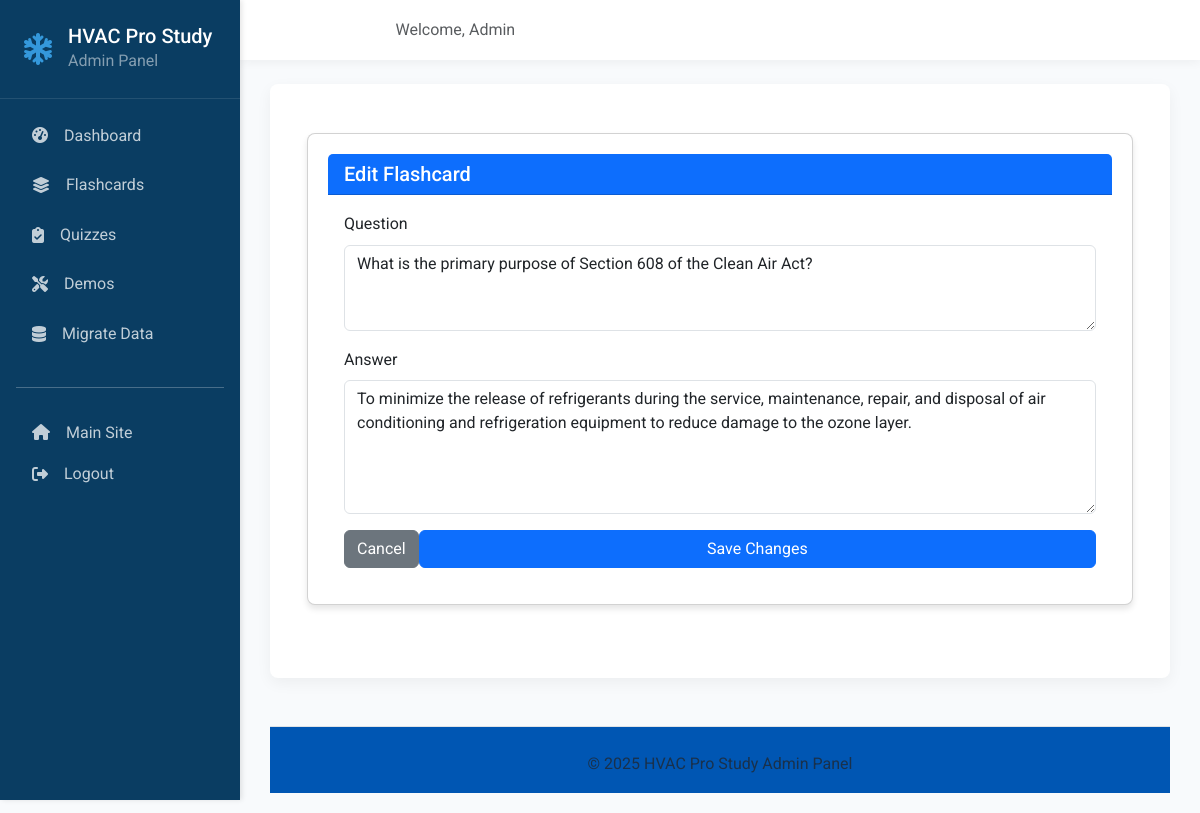
Screenshot of /admin/flashcards/edit/epa608_core_card1 (signed in) with the database file from the repository.
### app/models/database.py (models this page shows, shortened)
class Flashcard(db.Model):
    __tablename__ = 'flashcards'
    id = db.Column(db.String(50), primary_key=True, default=generate_uuid)
    question = db.Column(db.Text, nullable=False)
    answer = db.Column(db.Text, nullable=False)
    deck_id = db.Column(db.String(50), db.ForeignKey('decks.id'), nullable=False)
    created_at = db.Column(db.DateTime, default=datetime.utcnow)

### app/admin/routes.py (the view)
@admin.route('/flashcards/edit/<card_id>', methods=['GET', 'POST'])
@admin_required
def edit_flashcard(card_id):
    card = Flashcard.query.get_or_404(card_id)
    if request.method == 'POST':
        card.question = request.form['question']
        card.answer = request.form['answer']
        db.session.commit()
        flash('Flashcard updated successfully', 'success')
        return redirect(url_for('admin.flashcards'))
    return render_template('admin/edit_flashcard.html', card=card)

### app/admin/routes.py (called while the page is built)
def admin_required(f):
    @wraps(f)
    def decorated_function(*args, **kwargs):
        if not session.get('admin_logged_in'):
            print("Not logged in, redirecting to login page")
            return redirect(url_for('admin.login'))
        print("User is logged in as admin")
        return f(*args, **kwargs)
    return decorated_function

### app/templates/admin/edit_flashcard.html (shortened to what this page needs)
{% extends "admin/base.html" %}
{% block content %}
<div class="container-fluid py-4">
    <div class="row mb-4">
        <div class="col-12">
            <div class="card">
                <div class="card-header bg-primary text-white">
                    <h5 class="mb-0">Edit Flashcard</h5>
                </div>
                <div class="card-body">
                    <form method="POST">
                        <div class="mb-3">
                            <label for="question" class="form-label">Question</label>
                            <textarea class="form-control" id="question" name="question" rows="3" required>{{ card.question }}</textarea>
                        </div>
                        <div class="mb-3">
                            <label for="answer" class="form-label">Answer</label>
                            <textarea class="form-control" id="answer" name="answer" rows="5" required>{{ card.answer }}</textarea>
                        </div>
                        <div class="d-flex justify-content-between">
                            <a href="{{ url_for('admin.flashcards') }}" class="btn btn-secondary">Cancel</a>
                            <button type="submit" class="btn btn-primary">Save Changes</button>
                        </div>
                    </form>
                </div>
            </div>
        </div>
    </div>
</div>
{% endblock %}

### app/static/css/admin.css (style rules this page uses)
:root { --primary-color: #0056b3; --secondary-color: #3498db; --accent-color: #e74c3c; --success-color: #2ecc71; --warning-color: #f39c12; --background-color: #f8fafc; --text-color: #333; --card-bg-color: #fff; --sidebar-color: #0a3d62; --sidebar-width: 240px; --header-height: 60px; --border-radius: 8px; --box-shadow: 0 5px 15px rgba(0,0,0,0.05); --transition-speed: 0.3s; }
* { box-sizing: border-box; margin: 0; padding: 0; }
body { font-family: 'Roboto', 'Segoe UI', Tahoma, Geneva, Verdana, sans-serif; line-height: 1.6; color: var(--text-color); background-color: var(--background-color); }
a { color: var(--secondary-color); text-decoration: none; }
button { display: block; width: 100%; padding: 12px 16px; background-color: var(--primary-color); color: white; border: none; border-radius: var(--border-radius); font-size: 16px; font-weight: 500; cursor: pointer; transition: all var(--transition-speed) ease; text-align: center; }
.card { background-color: white; border-radius: 8px; box-shadow: 0 4px 6px rgba(0, 0, 0, 0.1); padding: 20px; }

### rows the page displays
Flashcard: question "What is the primary purpose of Section 608 of the Clean Air Act?", answer "To minimize the release of refrigerants during the service, maintenance, repair, and disposal of air conditioning and refrigeration equipment to reduce damage to the ozone layer."
